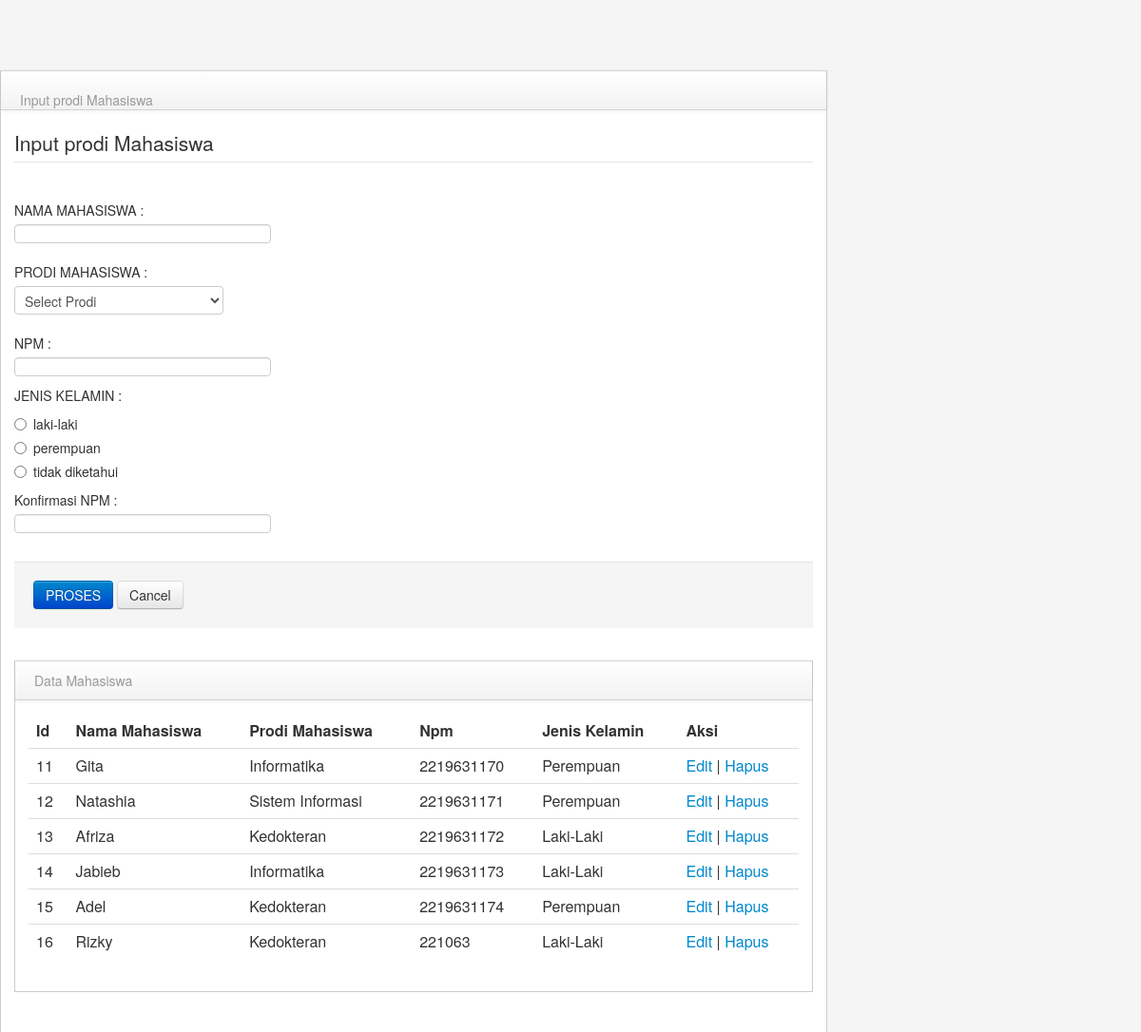
The page /form.php on the database its author committed.
### tables this page shows
CREATE TABLE `mahasiswa` (
  `id` int NOT NULL,
  `nama_mahasiswa` varchar(100) NOT NULL,
  `prodi` varchar(50) NOT NULL,
  `npm` bigint NOT NULL,
  `jenis_kelamin` varchar(20) DEFAULT NULL
);

### tampilkan_data.php (called while the page is built)
<?php
    include "koneksi.php";
    $proses = mysqli_query($koneksi,"SELECT * FROM mahasiswa")
                or die (mysqli_error($koneksi));

### form.php (the view, shortened to what this page needs)
<?php
  include "tampilkan_data.php";
  include "edit_data.php";
  $data_edit = mysqli_fetch_assoc($proses_ambil);
?>
<html>
        <link href="library/bootstrap/css/bootstrap.min.css" rel="stylesheet" media="screen">
        <link href="library/bootstrap/css/bootstrap-responsive.min.css" rel="stylesheet" media="screen">
        <link href="library/assets/styles.css" rel="stylesheet" media="screen">
        <body>
            <div class="span9" id="content">
                    <div class="row-fluid">
                        <div class="block">
                            <div class="navbar navbar-inner block-header">
                                <div class="fa-solid fa-solid"></div>
                                <div class="muted pull-left">Input prodi Mahasiswa</div>
                            </div>
                            <div class="block-content collapse in">
                                <div class="span12">
                                <?php
                                    if (isset($_GET['id']) && $_GET['id'] != ''){
                                ?>
                                    <form action="edit_data.php?id=<?php echo $data_edit['id'] ?>&proses=1" method="POST">
                                <?php
                                    }else{
                                ?>
                                  <form action="proses.php" method="POST">
                                <?php
                                    }
                                ?>
                                      <fieldset>
                                        <legend>Input prodi Mahasiswa</legend>
                                        <div class="control-group">
                                          <label class="control-label" for="nama">NAMA MAHASISWA : </label>
                                          <div class="controls">
                                            <input type="text" class="input-xlarge focused" id="nama" name="nama"
                                            value="<?php if (isset($data_edit['nama_mahasiswa']) && $data_edit['nama_mahasiswa'] != "") echo $data_edit['nama_mahasiswa']; ?>">
                                          </div>
                                        </div>
                                        <div class="control-group">
                                            <label class="control-label" for="prodi">PRODI MAHASISWA : </label>
                                                <div class="controls">
                                                   <select name="prodi" id="prodi">
                                                      <option value="">Select Prodi</option>
                                                   </select>
                                              </div>
                                        </div>
                                        <div class="control-group">
                                              <label class="control-label" for="npm ">NPM : </label>
                                              <div class="controls">
                                                <input type="text" class="input-xlarge focused" id="npm" name="npm"
                                                value="<?php if (isset($data_edit['npm']) && $data_edit['npm'] != "") echo $data_edit['npm'];?>">
                                        </div>
                                        <div class="control-group">
                                            <label class="control-label">JENIS KELAMIN : </label>
                                            <div class="controls">
                                                <label class="radio">
                                                    <input type="radio" name="jenis_kelamin" value="Laki-Laki" <?php if(isset($data_edit['jenis_kelamin']) && $data_edit['jenis_kelamin'] == 'laki-laki') echo 'checked'; ?>> laki-laki
                                                </label>
                                                <label class="radio">
                                                    <input type="radio" name="jenis_kelamin" value="Perempuan" <?php if(isset($data_edit['jenis_kelamin']) && $data_edit['jenis_kelamin'] == 'perempuan') echo 'checked'; ?>> perempuan
                                                </label>
                                                <label class="radio">
                                                    <input type="radio" name="jenis_kelamin" value="Non-Binary" <?php if(isset($data_edit['jenis_kelamin']) && $data_edit['jenis_kelamin'] == 'tidak diketahui') echo 'checked'; ?>> tidak diketahui
                                                </label>
                                            </div>
                                        </div>
                                      <div class="control-group">
                                          <label class="control-label" for="ulangi">Konfirmasi NPM : </label>
                                          <div class="controls">
                                            <input type="text" class="input-xlarge focused" id="ulangi" name="ulangi" value=""\>
                                            </div>
                                        </div>
                                        <div class="form-actions">
                                          <button type="submit" class="btn btn-primary">PROSES</button>
                                          <button type="reset" class="btn">Cancel</button>
                                        </div>
                                </form>
                                </div>
                                <div class="row-fluid">
                        <div class="block">
                            <div class="navbar navbar-inner block-header">
                                <div class="muted pull-left">Data Mahasiswa</div>
                            </div>
                            <div class="block-content collapse in">
                                <div class="span12">
  									<table class="table">
						              <thead>
						                <tr>
						                  <th>Id</th>
						                  <th>Nama Mahasiswa</th>
						                  <th>Prodi Mahasiswa</th>
                              <th>Npm</th>
                              <th>Jenis Kelamin</th>
						                  <th>Aksi</th>
						                </tr>
						              </thead>
						              <tbody>
                          <?php
                                while($data = mysqli_fetch_assoc($proses)){
                          ?>
						                <tr>
						                  <td><?php echo $data['id'] ?></td>
						                  <td><?php echo $data['nama_mahasiswa'] ?></td>
						                  <td><?php echo $data['prodi'] ?></td>
                              <td><?php echo $data['npm'] ?></td>
                              <td><?php echo $data['jenis_kelamin'] ?></td>
						                  <td><a href="form.php?id=<?php echo $data['id']; ?>"> Edit </a>|
						                  <a href="hapus_data.php?id=<?php echo $data['id']; ?>"> Hapus </a></td>
						                </tr>
						              <?php
                                }
                          ?>
						              </tbody>
						            </table>
                                </div>
                            </div>
                        </div>
                    </div>
                            </div>
                        </div>
                    </div>
            </div>
        </body>
</html>

### library/assets/styles.css (style rules this page uses)
body { padding-top: 0; padding-bottom: 40px; background-color: #f5f5f5; }
@media (min-width: 979px) { body { padding-top: 60px; } }
#content { margin-left:0px; }
.block { border: 1px solid #ccc; background: white; margin: 1em 0em; border-top: none; }
.block-content { margin: 1em; min-height: .25em; }
.block-header { margin-bottom: 0px; border-right: none; border-left: none; -webkit-border-radius: 0px; -moz-border-radius: 0px; border-radius: 0px; }
.block-header div { padding-top: 10px; }

### rows shown on the page
mahasiswa: id "11", nama_mahasiswa "Gita", prodi "Informatika", npm "2219631170", jenis_kelamin "Perempuan"
mahasiswa: id "12", nama_mahasiswa "Natashia", prodi "Sistem Informasi", npm "2219631171", jenis_kelamin "Perempuan"
mahasiswa: id "13", nama_mahasiswa "Afriza", prodi "Kedokteran", npm "2219631172", jenis_kelamin "Laki-Laki"
mahasiswa: id "14", nama_mahasiswa "Jabieb", prodi "Informatika", npm "2219631173", jenis_kelamin "Laki-Laki"
mahasiswa: id "15", nama_mahasiswa "Adel", prodi "Kedokteran", npm "2219631174", jenis_kelamin "Perempuan"
mahasiswa: id "16", nama_mahasiswa "Rizky", prodi "Kedokteran", npm "221063", jenis_kelamin "Laki-Laki"
